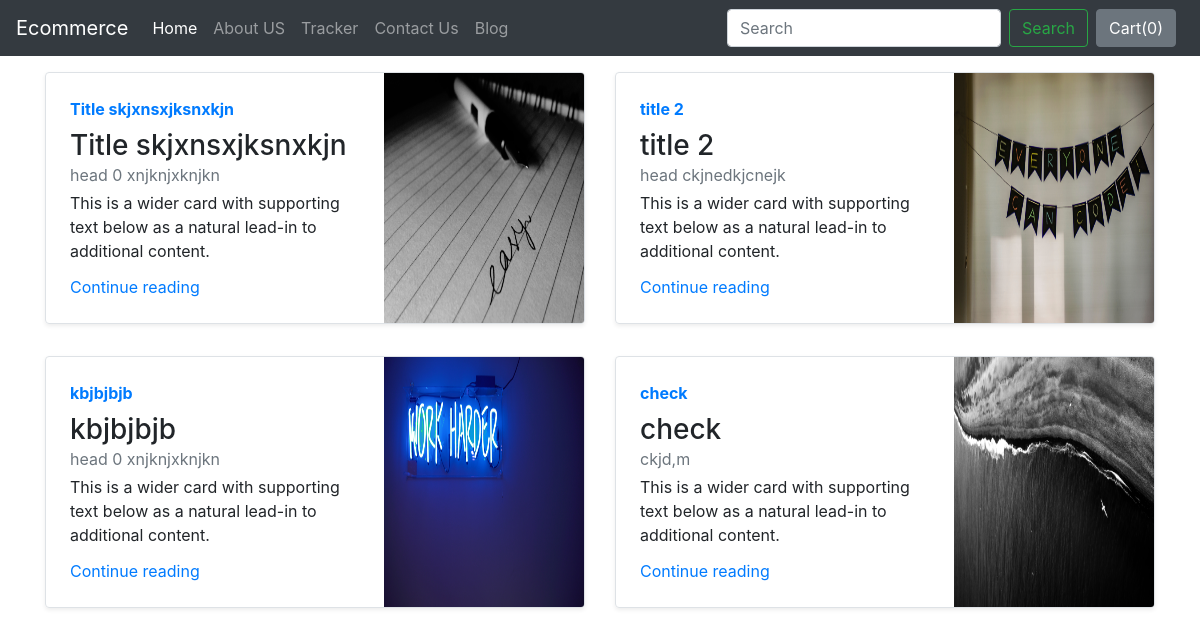
Screenshot of /blog/ with the database file from the repository.
### blog/models.py (models this page shows, shortened)
class Blogpost(models.Model):
    post_id = models.AutoField(primary_key=True)
    title = models.CharField(max_length=50)
    head0 = models.CharField(max_length=500,default='')
    chead0 = models.CharField(max_length=5000,default='')
    head1 = models.CharField(max_length=500,default='')
    chead1 = models.CharField(max_length=5000,default='')
    head2 = models.CharField(max_length=500,default='')
    chead2 = models.CharField(max_length=5000,default='')
    pub_date = models.DateField()
    thumbnail = models.ImageField(upload_to='shop/images',default='')

### blog/views.py (the view)
# urls.py: path("",views.index, name="blogHome"),
def index(request):
    myposts = Blogpost.objects.all()
    return render(request,'blog/index.html',{'myposts':myposts})

### blog/templates/blog/index.html (shortened to what this page needs)
{% extends 'blog/basic.html' %}
{% block body %}
<div class="container mt-3">
    <div class="row mb-2 my-2">
        {% for item in myposts %}
        <div class="col-md-6">
            <div class="row no-gutters border rounded overflow-hidden flex-md-row mb-4 shadow-sm h-md-250 position-relative">
                <div class="col p-4 d-flex flex-column position-static">
                    <strong class="d-inline-block mb-2 text-primary">{{item.title}}</strong>
                    <h3 class="mb-0">{{item.title}}</h3>
                    <div class="mb-1 text-muted">{{item.head0}}</div>
                    <p class="card-text mb-auto">This is a wider card with supporting text below as a natural lead-in to additional content.</p>
                    <a href="blogpost/{{item.post_id}}" class="stretched-link">Continue reading</a>
                </div>
                <div class="col-auto d-none d-lg-block">
                    <img src="/media/{{item.thumbnail}}" class="bd-placeholder-img" width="200" height="250" xmlns="http://www.w3.org/2000/svg" preserveAspectRatio="xMidYMid slice" focusable="false" role="img">
                </div>
            </div>
        </div>
        {% if forloop.counter|divisibleby:2 %}
    </div>
    <div class="row mb-2 my-2">
        {% endif %}
        {% endfor %}
    </div>
    {% endblock %}

### blog/templates/blog/basic.html (shortened to what this page needs)
<!doctype html>
<html lang="en">
  <head>
    <link rel="stylesheet" href="https://stackpath.bootstrapcdn.com/bootstrap/4.2.1/css/bootstrap.min.css">
  </head>
  <body>
    <nav class="navbar navbar-expand-lg navbar-dark bg-dark">
  <a class="navbar-brand" href="/shop">Ecommerce</a>
  <div class="collapse navbar-collapse" id="navbarSupportedContent">
    <ul class="navbar-nav mr-auto">
      <li class="nav-item active">
        <a class="nav-link" href="/shop">Home <span class="sr-only">(current)</span></a>
      </li>
      <li class="nav-item">
        <a class="nav-link" href="/shop/about">About US</a>
      </li>
      <li class="nav-item">
        <a class="nav-link" href="/shop/tracker">Tracker</a>
      </li>
      <li class="nav-item">
        <a class="nav-link" href="/shop/contactus">Contact Us</a>
      </li>
            <li class="nav-item">
        <a class="nav-link" href="/blog">Blog</a>
      </li>
    </ul>
    <form class="form-inline my-2 my-lg-0">
      <input class="form-control mr-sm-2" type="search" placeholder="Search" aria-label="Search">
      <button class="btn btn-outline-success my-2 my-sm-0" type="submit">Search</button>
    </form>
<button type="button" class="btn btn-secondary mx-2" id="popcart" data-container="body" data-toggle="popover" data-html="true" data-placement="bottom" data-content="Vivamus
sagittis lacus vel augue laoreet rutrum faucibus.">
   Cart(<span id="cart">0</span>)
</button>
  </div>
</nav>
{% block body %}{% endblock %}
  </body>
</html>

### rows the page displays
Blogpost: title "Title skjxnsxjksnxkjn", head0 "head 0 xnjknjxknjkn", thumbnail (picture)
Blogpost: title "title 2", head0 "head ckjnedkjcnejk", thumbnail (picture)
Blogpost: title "kbjbjbjb", head0 "head 0 xnjknjxknjkn", thumbnail (picture)
Blogpost: title "check", head0 "ckjd,m", thumbnail (picture)
